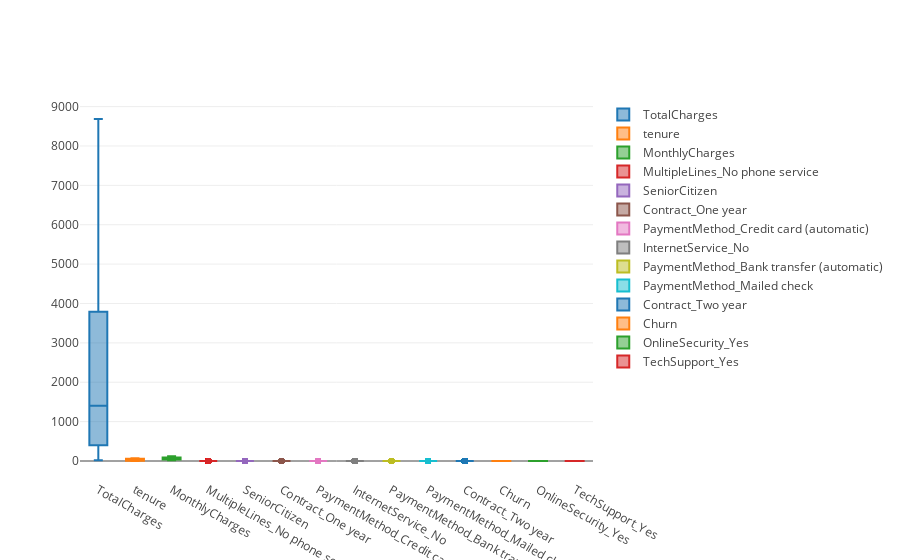

Here is the notebook cell this chart was saved with:
### Code cell
data = trace
plotly.offline.iplot(data)

### Figure 1 — Plotly figure (JSON) as saved in the notebook; plotly's stock layout.template omitted (floating-point values rounded to 4 significant figures; data arrays with more than 128 entries replaced by an {"elided": "..."} marker saying what was removed)
{"data": [{"name": "TotalCharges", "type": "box", "uid": "07cb56d3-582a-4ff4-a97b-754ebeb1c2c8", "y": {"elided": "7043 float values"}}, {"name": "tenure", "type": "box", "uid": "167a9986-0910-404f-9788-d6cac43c8b40", "y": {"elided": "7043 int values"}}, {"name": "MonthlyCharges", "type": "box", "uid": "76185198-df83-4826-8df6-c7122bd6aaf8", "y": {"elided": "7043 float values"}}, {"name": "MultipleLines_No phone service", "type": "box", "uid": "d1cc1030-0dcc-493e-9b4b-470f1e3f2349", "y": {"elided": "7043 int values"}}, {"name": "SeniorCitizen", "type": "box", "uid": "48b507ef-9292-44f2-8b03-177666846410", "y": {"elided": "7043 int values"}}, {"name": "Contract_One year", "type": "box", "uid": "ed954cc2-9ce0-45e0-a925-49bf7cfe5d0b", "y": {"elided": "7043 int values"}}, {"name": "PaymentMethod_Credit card (automatic)", "type": "box", "uid": "999fc802-9394-4de9-b306-3815f4ac5bab", "y": {"elided": "7043 int values"}}, {"name": "InternetService_No", "type": "box", "uid": "77d4a929-77ea-4aa6-97ce-dc19edf0527d", "y": {"elided": "7043 int values"}}, {"name": "PaymentMethod_Bank transfer (automatic)", "type": "box", "uid": "f2e1a943-24e1-4e94-a270-6cb19af6d3e7", "y": {"elided": "7043 int values"}}, {"name": "PaymentMethod_Mailed check", "type": "box", "uid": "3411171c-53a6-47eb-98da-bb688546bcdc", "y": {"elided": "7043 int values"}}, {"name": "Contract_Two year", "type": "box", "uid": "62e33145-505a-462e-bd81-948b204c10f3", "y": {"elided": "7043 int values"}}, {"name": "Churn", "type": "box", "uid": "6cb5be76-b9ea-45a2-9424-efad93388e1d", "y": {"elided": "7043 int values"}}, {"name": "OnlineSecurity_Yes", "type": "box", "uid": "c9b36b14-a0b8-41a0-ae66-359395979671", "y": {"elided": "7043 int values"}}, {"name": "TechSupport_Yes", "type": "box", "uid": "9f07970e-e1f5-48b2-921c-da02a969ba95", "y": {"elided": "7043 int values"}}], "layout": {}}
